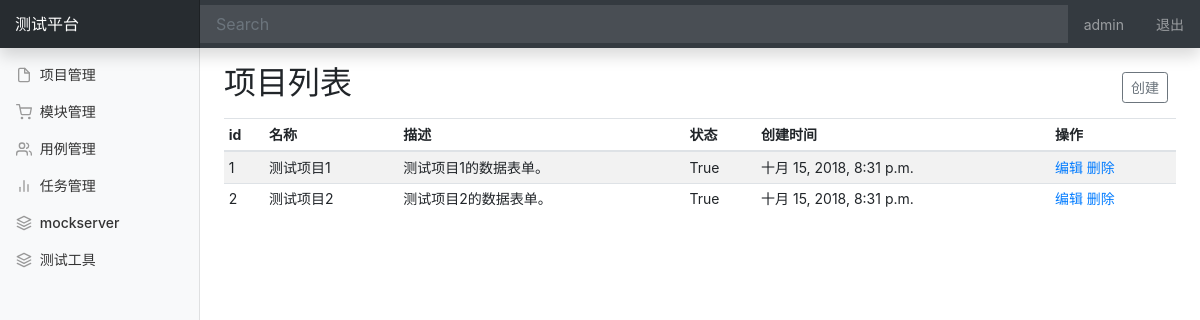
The app's page /manage/project_manage/ (signed in), older data.
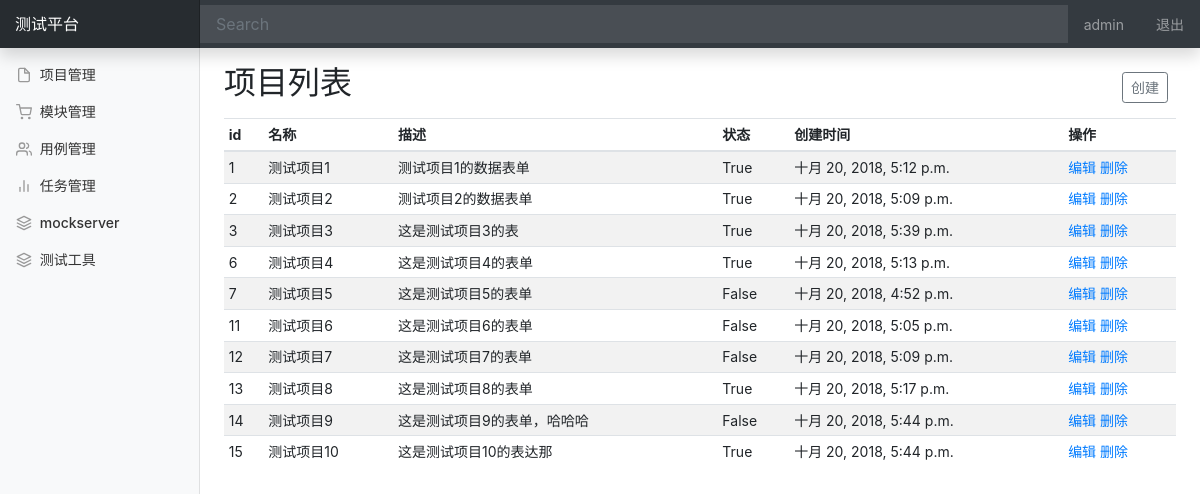
The same page, newer data.
### project_app/models.py (models this page shows, shortened)
class Project(models.Model):
    name = models.CharField("名称",max_length=100,blank=False,default="") #https://www.cnblogs.com/linxiyue/p/3662535.html
    describe = models.TextField("描述",default="")
    status = models.BooleanField("状态",default=True)
    create_time = models.DateTimeField("创建时间",auto_now=True)  #https://blog.csdn.net/davidsu33/article/details/49893055

### project_app/views/project_views.py (the view)
# urls.py: path('project_manage/',project_views.project_manage,name="project_manage"),
@login_required
def project_manage(request):
    username = request.session.get('user','')
    project_all = Project.objects.all()
    return render(request,'project_app/project_manage.html',{'user':username,"projects":project_all,"type":"list"})

### project_app/templates/project_app/project_manage.html (shortened to what this page needs)
{% extends "project_app/base.html" %}
{% block content %}
    <nav class="navbar navbar-dark fixed-top bg-dark flex-md-nowrap p-0 shadow">
      <a class="navbar-brand col-sm-3 col-md-2 mr-0" href="#">测试平台</a>
      <input class="form-control form-control-dark w-80" type="text" placeholder="Search" aria-label="Search">
      <ul class="navbar-nav px-3">
        <li class="nav-item text-nowrap">
          <a class="nav-link" href="#">{{ user }}</a>
        </li>
      </ul>
      <ul class="navbar-nav px-3">
        <li class="nav-item text-nowrap">
          <a class="nav-link" href="/logout/">退出</a>
        </li>
      </ul>
    </nav>
    <div class="container-fluid">
      <div class="row">
        <nav class="col-md-2 d-none d-md-block bg-light sidebar">
          <div class="sidebar-sticky">
            <ul class="nav flex-column">
              <li class="nav-item">
                <a class="nav-link" href="#">
                  <span data-feather="file"></span>
                  项目管理
                </a>
              </li>
              <li class="nav-item">
                <a class="nav-link" href="/manage/module_manage/">
                  <span data-feather="shopping-cart"></span>
                  模块管理
                </a>
              </li>
              <li class="nav-item">
                <a class="nav-link" href="#">
                  <span data-feather="users"></span>
                  用例管理
                </a>
              </li>
              <li class="nav-item">
                <a class="nav-link" href="#">
                  <span data-feather="bar-chart-2"></span>
                  任务管理
                </a>
              </li>
              <li class="nav-item">
                <a class="nav-link" href="#">
                  <span data-feather="layers"></span>
                  mockserver
                </a>
              </li>
              <li class="nav-item">
                <a class="nav-link" href="#">
                  <span data-feather="layers"></span>
                  测试工具
                </a>
              </li>
            </ul>
          </div>
        </nav>
        {% if type == 'list' %}
        <main role="main" class="col-md-9 ml-sm-auto col-lg-10 px-4">
          <div class="d-flex justify-content-between flex-wrap flex-md-nowrap align-items-center pt-3 pb-2">
            <h1 class="h2">项目列表</h1>
            <div class="btn-toolbar mb-2 mb-md-0">
              <div class="btn-group mr-2">
                <button class="btn btn-sm btn-outline-secondary"
                style="float: right;"
                onclick="window.location.href='/manage/add_project/'"
                >创建</button>
              </div>
            </div>
          </div>
          <div class="table-responsive">
            <table class="table table-striped table-sm">
              <thead>
                <tr>
                  <th>id</th>
                  <th>名称</th>
                  <th>描述</th>
                  <th>状态</th>
                  <th>创建时间</th>
                  <th>操作</th>
                </tr>
              </thead>
              <tbody>
                {% for project in projects %}
                <tr>
                  <td>{{ project.id }}</td>
                  <td>{{ project.name }}</td>
                  <td>{{ project.describe }}</td>
                  <td>{{ project.status }}</td>
                  <td>{{ project.create_time }}</td>
                  <td>
                     <a href="/manage/edit_project/{{ project.id }}/">编辑</a>
                     <a href="/manage/delete_project/{{ project.id }}/">删除</a>
                  </td>
                </tr>
                {% endfor %}
              </tbody>
            </table>
          </div>
        </main>
        {% endif %}
      </div>
    </div>
{% endblock %}

### project_app/templates/project_app/base.html (shortened to what this page needs)
<!doctype html>
<html lang="en">
  <head>
    {% load static  %}
    <link rel="stylesheet" type="text/css" href="{% static "css/bootstrap.min.css" %}">
    <link rel="stylesheet" type="text/css" href="{% static "css/dashboard.css" %}">
  </head>
  <body>
    {% block content %}{% endblock%}
  </body>
</html>

### static/css/dashboard.css (style rules this page uses)
body { font-size: .875rem; }
.feather { width: 16px; height: 16px; vertical-align: text-bottom; }
.sidebar { position: fixed; top: 0; bottom: 0; left: 0; z-index: 100; padding: 48px 0 0; box-shadow: inset -1px 0 0 rgba(0, 0, 0, .1); }
.sidebar-sticky { position: relative; top: 0; height: calc(100vh - 48px); padding-top: .5rem; overflow-x: hidden; overflow-y: auto; }
.sidebar .nav-link { font-weight: 500; color: #333; }
.sidebar .nav-link .feather { margin-right: 4px; color: #999; }
[role="main"] { padding-top: 48px; }
.navbar-brand { padding-top: .75rem; padding-bottom: .75rem; font-size: 1rem; background-color: rgba(0, 0, 0, .25); box-shadow: inset -1px 0 0 rgba(0, 0, 0, .25); }
.navbar .form-control { padding: .75rem 1rem; border-width: 0; border-radius: 0; }
.form-control-dark { color: #fff; background-color: rgba(255, 255, 255, .1); border-color: rgba(255, 255, 255, .1); }

Row changes from the older to the newer data that the page shows:
changed Project "测试项目1": describe "测试项目1的数据表单。" → "测试项目1的数据表单"; create_time "十月 15, 2018, 8:31 p.m." → "十月 20, 2018, 5:12 p.m."
changed Project "测试项目2": describe "测试项目2的数据表单。" → "测试项目2的数据表单"; create_time "十月 15, 2018, 8:31 p.m." → "十月 20, 2018, 5:09 p.m."
added Project: id "3", name "测试项目3", describe "这是测试项目3的表", status "True", create_time "十月 20, 2018, 5:39 p.m."
added Project: id "6", name "测试项目4", describe "这是测试项目4的表单", status "True", create_time "十月 20, 2018, 5:13 p.m."
added Project: id "7", name "测试项目5", describe "这是测试项目5的表单", status "False", create_time "十月 20, 2018, 4:52 p.m."
added Project: id "11", name "测试项目6", describe "这是测试项目6的表单", status "False", create_time "十月 20, 2018, 5:05 p.m."
added Project: id "12", name "测试项目7", describe "这是测试项目7的表单", status "False", create_time "十月 20, 2018, 5:09 p.m."
added Project: id "13", name "测试项目8", describe "这是测试项目8的表单", status "True", create_time "十月 20, 2018, 5:17 p.m."
added Project: id "14", name "测试项目9", describe "这是测试项目9的表单，哈哈哈", status "False", create_time "十月 20, 2018, 5:44 p.m."
added Project: id "15", name "测试项目10", describe "这是测试项目10的表达那", status "True", create_time "十月 20, 2018, 5:44 p.m."
